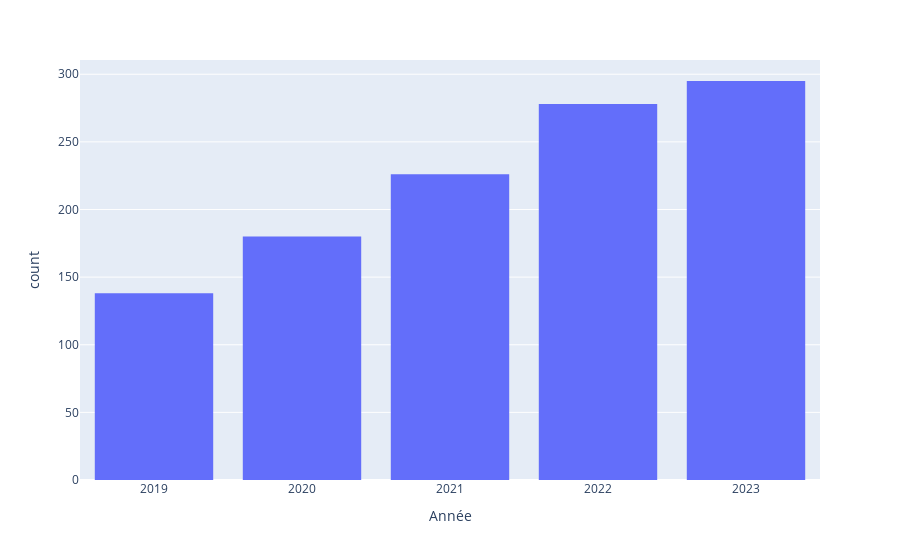

Notebook code for this chart:
### Markdown cell above
C'EST PARTI

### Code cell
df=df.sort_values('Année')
fig = px.histogram(df,x='Année')
fig.show()

### Figure 1 — Plotly figure (JSON) as saved in the notebook; plotly's stock layout.template omitted (floating-point values rounded to 4 significant figures; data arrays with more than 128 entries replaced by an {"elided": "..."} marker saying what was removed)
{"data": [{"alignmentgroup": "True", "bingroup": "x", "hovertemplate": "Année=%{x}<br>count=%{y}<extra></extra>", "legendgroup": "", "marker": {"color": "#636efa", "pattern": {"shape": ""}}, "name": "", "offsetgroup": "", "orientation": "v", "showlegend": false, "type": "histogram", "x": {"elided": "1117 str values"}, "xaxis": "x", "yaxis": "y"}], "layout": {"barmode": "relative", "legend": {"tracegroupgap": 0}, "margin": {"t": 60}, "xaxis": {"anchor": "y", "domain": [0, 1], "title": {"text": "Année"}}, "yaxis": {"anchor": "x", "domain": [0, 1], "title": {"text": "count"}}}}
